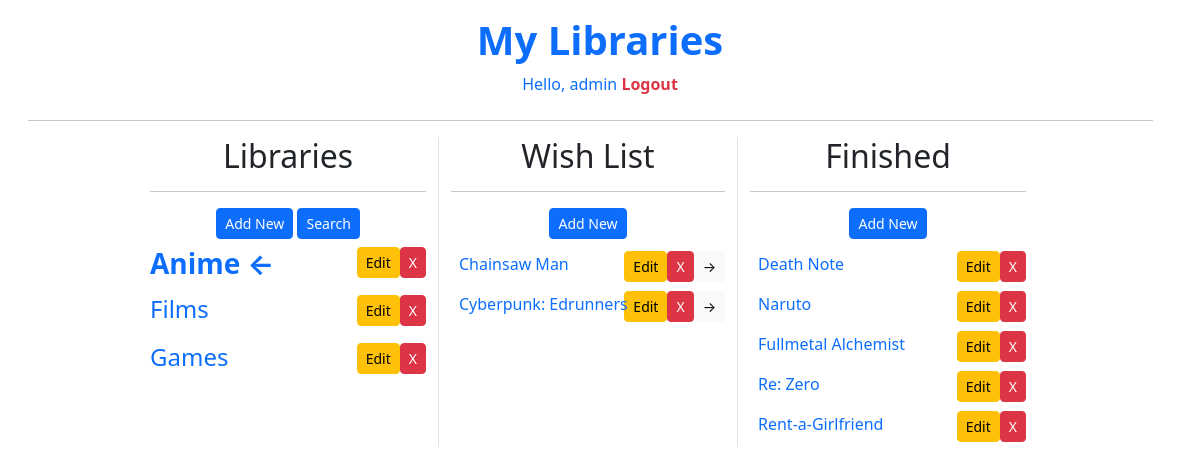
The app's page /library/Anime/ (signed in) with its own data.
### apps/base/models.py (models this page shows, shortened)
class Library(models.Model):
    user = models.ForeignKey(User, on_delete=models.CASCADE)
    name = models.CharField(max_length=22, null=True, blank=True)
    created = models.DateTimeField(auto_now_add=True)
    class Meta:
        ordering = ['name']

class Wish(models.Model):
    user = models.ForeignKey(User, on_delete=models.CASCADE)
    library = models.ForeignKey(Library, on_delete=models.CASCADE)
    name = models.CharField(max_length=56, null=True, blank=True)
    created = models.DateTimeField(auto_now_add=True)
    class Meta:
        ordering = ['-created']

class Finished(models.Model):
    user = models.ForeignKey(User, on_delete=models.CASCADE)
    library = models.ForeignKey(Library, on_delete=models.CASCADE)
    name = models.CharField(max_length=56, null=True, blank=True)
    created = models.DateTimeField(auto_now_add=True)
    class Meta:
        ordering = ['-created']

### apps/library_app/views.py (the view, shortened to what this page needs)
# urls.py: path('<str:lib_name>/', LibraryOpen.as_view(), name='library_open'),
class LibraryOpen(generic.ListView):
    model = Library
    context_object_name = 'libraries'
    template_name = 'library_app/library_open.html'
    def get_context_data(self, **kwargs):
        context = super().get_context_data(**kwargs)
        context['libraries'] = context['libraries'].filter(user=self.request.user)
        context['wish_list'] = Wish.objects.filter(user=self.request.user)
        context['wish_list'] = context['wish_list'].filter(library__name=self.kwargs.get('lib_name'))
        context['finished_list'] = Finished.objects.filter(user=self.request.user)
        context['finished_list'] = context['finished_list'].filter(library__name=self.kwargs.get('lib_name'))
        context['lib_name'] = self.kwargs.get('lib_name')
        return context

### templates/library_app/library_open.html (shortened to what this page needs)
{% extends 'main.html' %}
{% load static %}
{% block content %}
<div class="w-100 row justify-content-md-center text-center">
    <div class="col col-lg-3">
        <p class="h2 text-decoration-none">Libraries</p>
        <hr>
        <div>
            <a href="{% url 'library_create' %}" class="btn btn-primary btn-sm mb-2" role="button">Add New</a>
            <a href="{% url 'lib_search' %}" class="btn btn-primary btn-sm mb-2" role="button">Search</a>
            {% for library in libraries %}
                {% if library.name == lib_name %}
                    <p class="pb-2">
                        <a href="{% url 'library_open' library.name %}" class="h3 text-decoration-none float-start"><b>{{ library.name }} ←</b></a>
                        <a href="{% url 'library_delete' library.id %}" class="btn btn-danger btn-sm float-end">X</a>
                        <a href="{% url 'library_update' library.id %}" class="btn btn-warning btn-sm float-end">Edit</a>
                        <br>
                    </p>
                {% else %}
                    <p class="pb-2">
                        <a href="{% url 'library_open' library.name %}" class="h4 text-decoration-none float-start">{{ library.name }}</a>
                        <a href="{% url 'library_delete' library.id %}" class="btn btn-danger btn-sm float-end">X</a>
                        <a href="{% url 'library_update' library.id %}" class="btn btn-warning btn-sm float-end">Edit</a>
                        <br>
                    </p>
                {% endif %}
            {% endfor %}
        </div>
    </div>
    <div class="col col-lg-3 border-start border-end">
        <p class="h2 text-decoration-none">Wish List</p>
        <hr>
        <div>
            <a href="{% url 'wish_create' lib_name %}" class="btn btn-primary btn-sm mb-2" role="button">Add New</a>
            {% if wish_list %}
                {% for wish in wish_list %}
                    <p class="position-absolute p-2">
                        <a role="button" class="h6 text-decoration-none float-start" data-bs-toggle="modal"data-bs-target="#wishModal{{ wish.id }}">
                            {{ wish.name | slice:":25"}}
                        </a>
                        <form method="POST">
                            <input class="d-block mt-1 btn btn-light btn-sm float-end" type="submit" name="move-to-finished" value="→">
                        </form>
                        <form method="POST">
                            <input class="d-block mt-1 btn btn-danger btn-sm float-end" type="submit" name="wish-delete" value="X">
                        </form>
                        <a href="{% url 'wish_update' lib_name wish.id %}" class="d-block mt-1 btn btn-warning btn-sm float-end">Edit</a>
                        <br>
                    </p>
                {% endfor %}
            {% else %}
                <p>There is nothing here yet...</p>
            {% endif %}
        </div>
    </div>
    <div class="col col-lg-3">
        <p class="h2 text-decoration-none">Finished</p>
        <hr>
        <div>
            <a href="{% url 'finished_create' lib_name %}" class="btn btn-primary btn-sm mb-2" role="button">Add New</a>
            {% if finished_list %}
                {% for finished in finished_list %}
                    <p class="position-absolute p-2">
                        <a role="button" class="h6 text-decoration-none float-start" data-bs-toggle="modal"data-bs-target="#finishedModal{{ finished.id }}">
                            {{ finished.name | slice:":25"}}
                        </a>
                        <form method="POST">
                            <input class="d-block mt-1 btn btn-danger btn-sm float-end" type="submit" name="finished-delete" value="X">
                        </form>
                        <a href="{% url 'finished_update' lib_name finished.id %}" class="d-block mt-1 btn btn-warning btn-sm float-end">Edit</a>
                        <br>
                    </p>
                {% endfor %}
            {% else %}
                <p>There is nothing here yet...</p>
            {% endif %}
        </div>
    </div>
</div>
{% endblock %}

### templates/main.html (shortened to what this page needs)
<!DOCTYPE html>
{% load static %}
<html>
    <head>
        <link rel="stylesheet" href="{% static 'style.css' %}"/>
        <link href="https://cdn.jsdelivr.net/npm/bootstrap@5.2.2/dist/css/bootstrap.min.css" rel="stylesheet">
    </head>
    <body>
        <h1 class="text-center pt-3"><a href="{% url 'libraries' %}" class="text-decoration-none"><b>My Libraries</b></a></h1>
        <p class="text-center pb-2">
            {% if request.user.is_authenticated %}
                <a role="button" data-bs-toggle="modal" data-bs-target="#userprofileModal" class="h6 text-decoration-none">Hello, {{ request.user }}</a>
                <b><a href="{% url 'logout' %}" class="text-decoration-none text-danger">Logout</a></b>
            {% endif %}
        </p>
        <center>
            <hr class="main-hr">
        </center>
        {% block content %}
        {% endblock %}
    </body>
</html>

### static/style.css (style rules this page uses)
.main-hr { width: 1125px; margin-right: 20px; }

### records on screen
Library: name "Anime"
Library: name "Films"
Library: name "Games"
Wish: name "Chainsaw Man"
Wish: name "Cyberpunk: Edrunners"
Finished: name "Death Note"
Finished: name "Naruto"
Finished: name "Fullmetal Alchemist"
Finished: name "Re: Zero"
Finished: name "Rent-a-Girlfriend"

### other values on screen
{{ request.user }} "admin"
